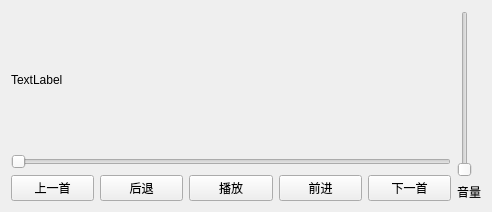
<?xml version="1.0" encoding="UTF-8"?>
<ui version="4.0">
 <class>musicPlayer</class>
 <widget class="QWidget" name="musicPlayer">
  <property name="geometry">
   <rect>
    <x>0</x>
    <y>0</y>
    <width>492</width>
    <height>212</height>
   </rect>
  </property>
  <property name="windowTitle">
   <string>音乐播放器</string>
  </property>
  <layout class="QGridLayout" name="gridLayout">
   <item row="0" column="0">
    <layout class="QHBoxLayout" name="horizontalLayout_2">
     <item>
      <layout class="QVBoxLayout" name="verticalLayout_2">
       <item>
        <widget class="QLabel" name="songName">
         <property name="text">
          <string>TextLabel</string>
         </property>
        </widget>
       </item>
       <item>
        <layout class="QVBoxLayout" name="verticalLayout">
         <item>
          <widget class="QSlider" name="musicProgrammes">
           <property name="orientation">
            <enum>Qt::Horizontal</enum>
           </property>
          </widget>
         </item>
         <item>
          <layout class="QHBoxLayout" name="horizontalLayout">
           <item>
            <widget class="QPushButton" name="last">
             <property name="text">
              <string>上一首</string>
             </property>
            </widget>
           </item>
           <item>
            <widget class="QPushButton" name="back">
             <property name="text">
              <string>后退</string>
             </property>
            </widget>
           </item>
           <item>
            <widget class="QPushButton" name="play">
             <property name="text">
              <string>播放</string>
             </property>
            </widget>
           </item>
           <item>
            <widget class="QPushButton" name="forward">
             <property name="text">
              <string>前进</string>
             </property>
            </widget>
           </item>
           <item>
            <widget class="QPushButton" name="next">
             <property name="text">
              <string>下一首</string>
             </property>
            </widget>
           </item>
          </layout>
         </item>
        </layout>
       </item>
      </layout>
     </item>
     <item>
      <layout class="QVBoxLayout" name="verticalLayout_3">
       <item>
        <widget class="QSlider" name="voiceValueSlider">
         <property name="orientation">
          <enum>Qt::Vertical</enum>
         </property>
        </widget>
       </item>
       <item>
        <widget class="QLabel" name="voiceValue">
         <property name="text">
          <string>音量</string>
         </property>
        </widget>
       </item>
      </layout>
     </item>
    </layout>
   </item>
  </layout>
 </widget>
 <resources/>
 <connections/>
</ui>
